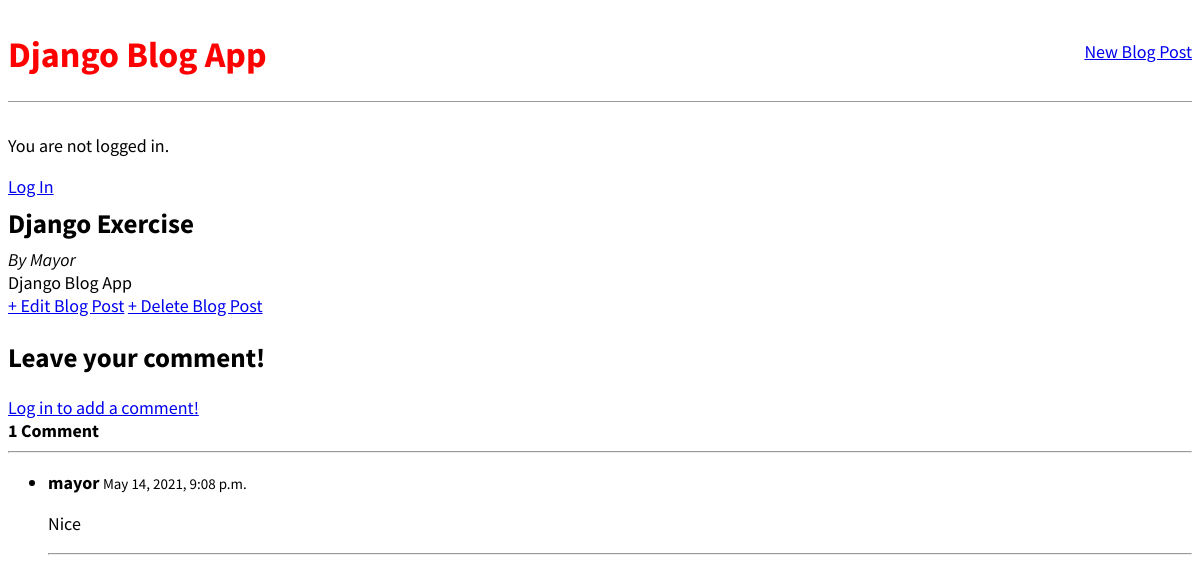
The app's page /post/2/ with its own data.
### blogApp/models.py (models this page shows, shortened)
class Post(models.Model):
    title = models.CharField(max_length = 200)
    author = models.ForeignKey('auth.User', on_delete = models.CASCADE)
    body = models.TextField()
    @property
    def number_of_comments(self):
        return Comment.objects.filter(post=self).count()

class Comment(models.Model):
    post = models.ForeignKey(Post,on_delete=models.CASCADE,related_name='comments')
    comment = models.CharField(max_length=1000)
    created_on = models.DateTimeField(auto_now_add=True)
    active = models.BooleanField(default=False)
    author = models.ForeignKey('auth.User', on_delete=models.CASCADE)
    class Meta:
        ordering = ['created_on']

### blogApp/views.py (the view, shortened to what this page needs)
# urls.py: path('post/<int:pk>/' , BlogPostDetail.as_view(), name = 'post_detail'),
class BlogPostDetail(DetailView):
    model = Post
    template_name = 'post_detail.html'
    def get_context_data(self, **kwargs):
        data = super().get_context_data(**kwargs)
        comments_connected = Comment.objects.filter(
            post=self.get_object()).order_by('-created_on')
        data['comments'] = comments_connected
        if self.request.user.is_authenticated:
            data['comment_form'] = CommentForm(instance=self.request.user)
        return data

### templates/post_detail.html (shortened to what this page needs)
{% extends 'base.html' %} {% block content %} {% load crispy_forms_tags %}
<div class="post-entry">
    <h2>{{post.title}}
    </h2>
    <p>
        <i>By {{post.author}}</i>
    </p>
    <p>
        {{ post.body }}
    </p>
</div>
<a href="{% url 'post_edit' post.pk %}">+ Edit Blog Post</a>
<a href="{% url 'post_delete' post.pk %}">+ Delete Blog Post</a>
<h2>Leave your comment!</h2>
<div id="comments_section">
    {% if user.is_authenticated %}
    <form method="POST">
        {% csrf_token %}
        <div class="form-group">
            {{ comment_form }}
            <button class="btn btn-info" type="submit">Add comment <i class="fas fa-comments"></i></button>
        </div>
    </form>
    {% else %}
    <a class="btn btn-outline-info" href="{% url 'login' %}?next={{request.path}}">Log in to add a comment!</a><br> {% endif %} {% if comments %}
    <strong class="text-secondary">{{ object.number_of_comments }} Comment{{ object.number_of_comments|pluralize }}</strong>
    <hr>
    <ul>
        {% for comment in comments %}
        <li>
            <div>
                <span>
	      <strong class="text-info">{{ comment.author }} </strong>
	      <small class="text-muted">{{ comment.created_on }}</small>
          <p>{{ comment.comment }}</p>
        <hr>
	    </span>
            </div>
        </li>
        {% endfor %}
    </ul>
    {% else %}
    <strong class="text-secondary">No comments yet...</strong> {% endif %}
</div>
{% endblock %}

### blogApp/static/css/base.css (style rules this page uses)
body { font-family: 'Source Sans Pro', sans-serif; font-size: 18px; }
.post-entry h2 { margin: 0.5rem 0; }
.post-entry p { margin: 0; font-weight: 400; }

### records on screen
Post: title "Django Exercise", author "Mayor", body "Django Blog App", number_of_comments "1"
Comment: author "mayor", created_on "May 14, 2021, 9:08 p.m.", comment "Nice"
